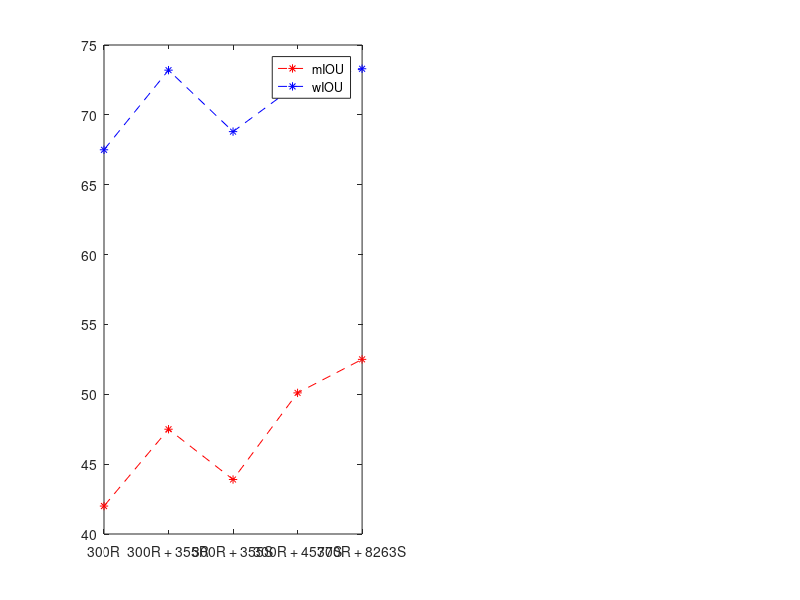

MATLAB code to generate this figure: (Note: this script raises an error after producing the figure.)
% Elbit validation
close all; clear;clc;
fig = 1;

x_bars = [0:4];
name_x_bars = {'300R','300R + 355R','300R + 355S','300R + 4577S','300R + 8263S'};

mIOU_val = [42.0,47.5,43.9,50.1,52.5];
wIOU_val = [67.5,73.2,68.8,72.2,73.3];
mIOU_test = [43.6,54.0,46.2,52.8,52.2];
wIOU_test = [67.6,72.1,68.1,71.2,72.2];

figure(fig);
subplot(1,2,1)
plot(x_bars,mIOU_val,'--r*');
hold on
plot(x_bars,wIOU_val,'--b*');
legend({'mIOU','wIOU'},'location','best')
set(gca,'xtick',x_bars,'xticklabel',name_x_bars);
Set_fig_YS(gca,14,14,14);
set(gca,'XTickLabelRotation',-30);
ylabel('Semantic accuracy [%]');
title({'Validation (\Test 1) results on Elbit Thermal Night Images'},'FontSize',12);
subplot(1,2,2)
plot(x_bars,mIOU_test,'--r*');
hold on
plot(x_bars,wIOU_test,'--b*');
legend({'mIOU','wIOU'},'location','best')
set(gca,'xtick',x_bars,'xticklabel',name_x_bars);
Set_fig_YS(gca,14,14,14);
set(gca,'XTickLabelRotation',-30);
ylabel('Semantic accuracy [%]');
title({'Test 2 results on Elbit Thermal Night Images'},'FontSize',12);
fig = fig + 1;